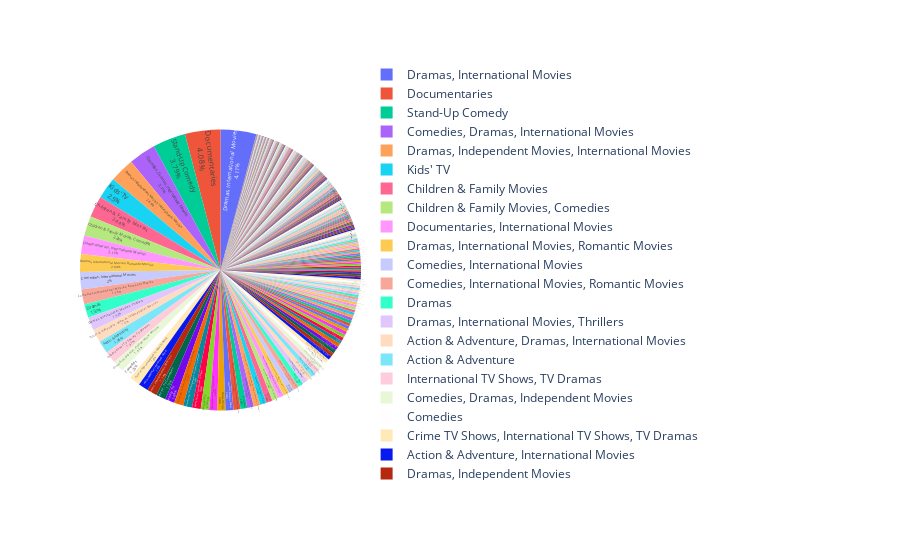

Source (notebook cell):
### Code cell
import plotly.express as px #more sophisticated data visualization for elaborate plots
fig = px.pie(netflix,values = top_listed_in,names = top_listed_in.index,labels= top_listed_in.index)
fig.update_traces(textposition ='inside',textinfo='percent+label')
fig.show()

### Figure 1 — Plotly figure (JSON) as saved in the notebook; plotly's stock layout.template omitted (floating-point values rounded to 4 significant figures; data arrays with more than 128 entries replaced by an {"elided": "..."} marker saying what was removed)
{"data": [{"domain": {"x": [0, 1], "y": [0, 1]}, "hovertemplate": "label=%{label}<br>value=%{value}<extra></extra>", "labels": {"elided": "514 str values"}, "legendgroup": "", "name": "", "showlegend": true, "textinfo": "percent+label", "textposition": "inside", "type": "pie", "values": {"elided": "514 int values"}}], "layout": {"legend": {"tracegroupgap": 0}, "margin": {"t": 60}}}
